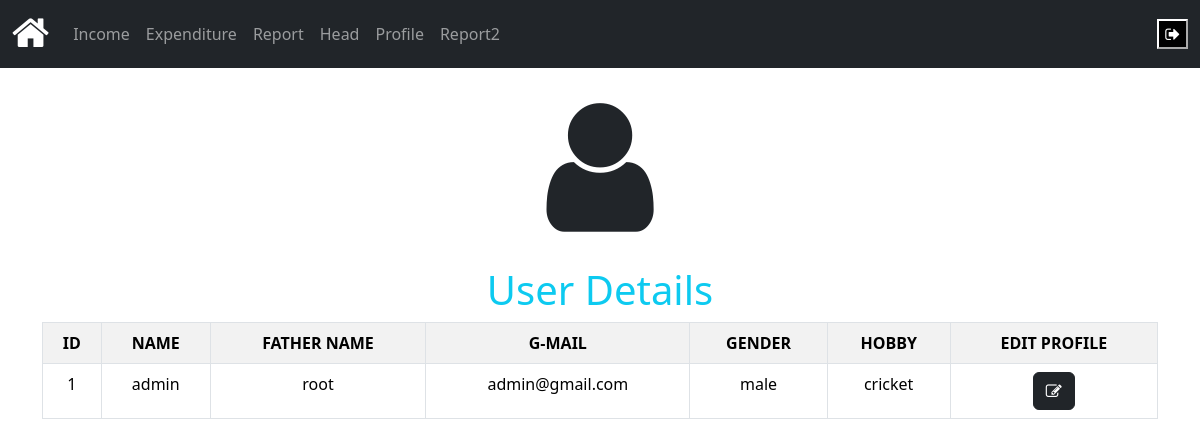
Page /profile.php (signed in) on the committed database.
### tables this page shows
CREATE TABLE `stud_info` (
  `stud_id` int(25) NOT NULL,
  `stud_name` varchar(255) NOT NULL,
  `father_name` varchar(255) NOT NULL,
  `email` varchar(255) NOT NULL,
  `gender` varchar(255) NOT NULL,
  `hobby` varchar(255) NOT NULL,
  `password` varchar(255) NOT NULL
);

### profile.php (the view, shortened to what this page needs)
<?php
include "header.php";
include "conn.php";
if (isset($_SESSION['id'])) {
    $stud_id = $_SESSION['id'];
?>
    <center>
        <i class="fa fa-user" style="font-size: 150px;"></i><br><br>
        <div class="container">
            <h1 class="text-info text-center">User Details</h1>
            <table class="table table-striped table-bordered text-center table-hover">
                <tr>
                    <th> ID </th>
                    <th>NAME</th>
                    <th> FATHER NAME</th>
                    <th> G-MAIL</th>
                    <th> GENDER</th>
                    <th> HOBBY</th>
                    <th>EDIT PROFILE</th>
                </tr>
                <?php
                $sql = "SELECT * FROM stud_info where stud_id = '$stud_id'";
                $result = mysqli_query($conn, $sql);
                while ($data = mysqli_fetch_array($result)) {
                ?>
                    <tr>
                        <td>
                            <?php echo $data['stud_id'] ?>
                        </td>
                        <td>
                            <?php echo $data['stud_name'] ?>
                        </td>
                        <td>
                            <?php echo $data['father_name'] ?>
                        </td>
                        <td>
                            <?php echo $data['email'] ?>
                        </td>
                        <td>
                            <?php echo $data['gender'] ?>
                        </td>
                        <td>
                            <?php echo $data['hobby'] ?>
                        </td>
                        <td>
                            <button class="btn btn-dark">
                                <a href="update_profile.php?stud_id=<?php echo $data['stud_id']; ?>" class="text-white">
                                    <i class="fa fa-edit"></i>
                                </a>
                            </button>
                        </td>
                    </tr>
                <?php
                } ?>
            </table>
    </center>
<?php
    exit();
} else {
    header('location:index.php');
}
?>

### rows in the picture
stud_info: stud_id "1", stud_name "admin", father_name "root", email "admin@gmail.com", gender "male", hobby "cricket"

### other values in the picture
$x "Income"
$x "Expenditure"
$x "Report"
$x "Head"
$x "Profile"
$x "Report2"
